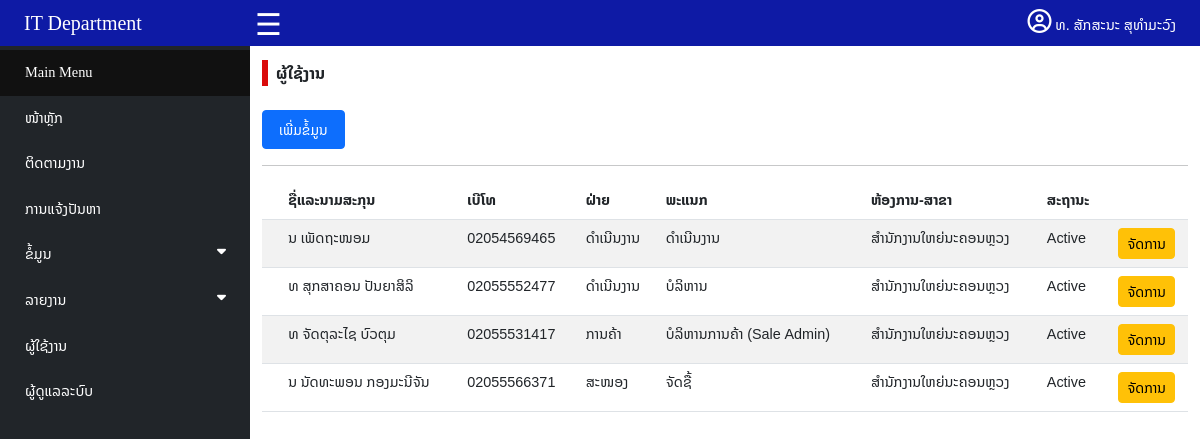
The app's page /user.php (signed in) with its own data.
### tables this page shows
CREATE TABLE `tbuser` (
  `userid` int(11) NOT NULL,
  `fullname` varchar(100) NOT NULL,
  `tel` varchar(15) NOT NULL,
  `position` varchar(80) NOT NULL,
  `partid` varchar(5) NOT NULL,
  `deid` varchar(5) NOT NULL,
  `officeid` varchar(10) NOT NULL,
  `status` varchar(10) NOT NULL,
  `username` varchar(50) NOT NULL,
  `password` varchar(20) NOT NULL
);

CREATE TABLE `tbpart` (
  `partid` varchar(5) NOT NULL,
  `partname` varchar(50) NOT NULL
);

CREATE TABLE `tbdepartment` (
  `deid` varchar(5) NOT NULL,
  `dename` varchar(100) NOT NULL,
  `partid` varchar(5) NOT NULL
);

CREATE TABLE `tboffice` (
  `officeid` varchar(10) NOT NULL,
  `officename` varchar(50) NOT NULL,
  `province` varchar(50) NOT NULL
);

### user.php (the view, shortened to what this page needs)
<?php
if (isset($_SESSION['adminid']) && isset($_SESSION['adminname']) && isset($_SESSION['username'])) {
    require 'connect/connect.php';
    $sql = "SELECT tbuser.userid,tbuser.fullname,tbuser.tel,tbuser.position,tbuser.partid,tbpart.partname,tbuser.deid,tbdepartment.dename,tbuser.officeid,tboffice.officename,tbuser.status,tbuser.username,tbuser.password FROM tbuser LEFT JOIN tbpart ON tbuser.partid = tbpart.partid LEFT JOIN tbdepartment ON tbuser.deid = tbdepartment.deid LEFT JOIN tboffice ON tbuser.officeid = tboffice.officeid";
    $result = mysqli_query($con, $sql);
    $count = mysqli_num_rows($result);
?>
    <!DOCTYPE html>
    <html lang="en">
    <head>
        <link href="https://cdn.jsdelivr.net/npm/bootstrap@5.3.0/dist/css/bootstrap.min.css" rel="stylesheet">
        <link rel="stylesheet" href="https://cdnjs.cloudflare.com/ajax/libs/font-awesome/6.4.0/css/all.min.css" />
        <link rel="stylesheet" href="css/style.css">
        <link rel="stylesheet" href="css/nav.css">
    </head>
    <body>
        <?php require 'navadmin.php';
        ?>
        <div style="padding-top: 45px;">
            <?php require 'menu.php' ?>
            <div id="main" class="contents">
                <div class="container">
                    <div class="mt-3"><span class="px-2 fs-6" style="border-left:6px solid #da0b0b;font-weight:600;">ຜູ້ໃຊ້ງານ</span></div>
                    <div class="mt-4">
                        <a href="userfrmsave.php" class="btn btn-primary btn-sm px-3 py-2">
                            ເພີ່ມຂໍ້ມູນ
                        </a>
                    </div>
                    <hr>
                    <div class="table-responsive-sm">
                        <?php if ($count > 0) { ?>
                            <table class="table table-striped">
                                <thead>
                                    <tr style="font-weight:600;">
                                        <td class="fst-normal"></td>
                                        <td>ຊື່ແລະນາມສະກຸນ</td>
                                        <td>ເບີໂທ</td>
                                        <td>ຝ່າຍ</td>
                                        <td>ພະແນກ</td>
                                        <td>ຫ້ອງການ-ສາຂາ</td>
                                        <td>ສະຖານະ</td>
                                        <td class="text-center"></td>
                                    </tr>
                                </thead>
                                <tbody>
                                    <?php while ($row = mysqli_fetch_assoc($result)) { ?>
                                        <tr>
                                            <td><?php
                                                ?></td>
                                            <td><?php echo $row["fullname"]; ?></td>
                                            <td><?php echo $row["tel"]; ?></td>
                                            <td><?php echo $row["partname"]; ?></td>
                                            <td><?php echo $row["dename"]; ?></td>
                                            <td><?php echo $row["officename"]; ?></td>
                                            <td><?php echo $row["status"]; ?></td>
                                            <td class="text-center"><a href="userfrmedit.php?id=<?php echo $row["userid"]; ?>" class="btn btn-warning btn-sm">ຈັດການ</a></td>
                                        </tr>
                                    <?php } ?>
                                </tbody>
                            </table>
                        <?php } else { ?>
                            <div class="alert alert-danger">
                                ບໍ່ມີຂໍ້ມູນຜູ້ໃຊ້
                            </div>
                        <?php } ?>
                    </div>
                </div>
            </div>
        </div>
    </body>
    </html>
<?php
} else {
    header("Location: admin/adminlogin.php");
    exit();
}
?>

### css/style.css (style rules this page uses)
* { box-sizing: border-box; }
body { margin: 0; font-family: 'Noto Sans Lao', sans-serif; font-size: 0.9rem; }
a { text-decoration: none; }

### css/nav.css (style rules this page uses)
#main { transition: margin-left .5s; margin-left: 250px; }

### records on screen
tbuser: fullname "ນ ເພັດຖະໜອມ", tel "02054569465", partid.partname "ດຳເນີນງານ", deid.dename "ດຳເນີນງານ", officeid.officename "ສຳນັກງານໃຫຍ່ນະຄອນຫຼວງ", status "Active"
tbuser: fullname "ທ ສຸກສາຄອນ ປັນຍາສິລິ", tel "02055552477", partid.partname "ດຳເນີນງານ", deid.dename "ບໍລິຫານ", officeid.officename "ສຳນັກງານໃຫຍ່ນະຄອນຫຼວງ", status "Active"
tbuser: fullname "ທ ຈັດຕຸລະໄຊ ບົວຕຸມ", tel "02055531417", partid.partname "ການຄ້າ", deid.dename "ບໍລິຫານການຄ້າ (Sale Admin)", officeid.officename "ສຳນັກງານໃຫຍ່ນະຄອນຫຼວງ", status "Active"
tbuser: fullname "ນ ນັດທະພອນ ກອງມະນີຈັນ", tel "02055566371", partid.partname "ສະໜອງ", deid.dename "ຈັດຊື້", officeid.officename "ສຳນັກງານໃຫຍ່ນະຄອນຫຼວງ", status "Active"

### other values on screen
$_SESSION['adminname'] "ທ. ສັກສະນະ ສຸທຳມະວົງ"
